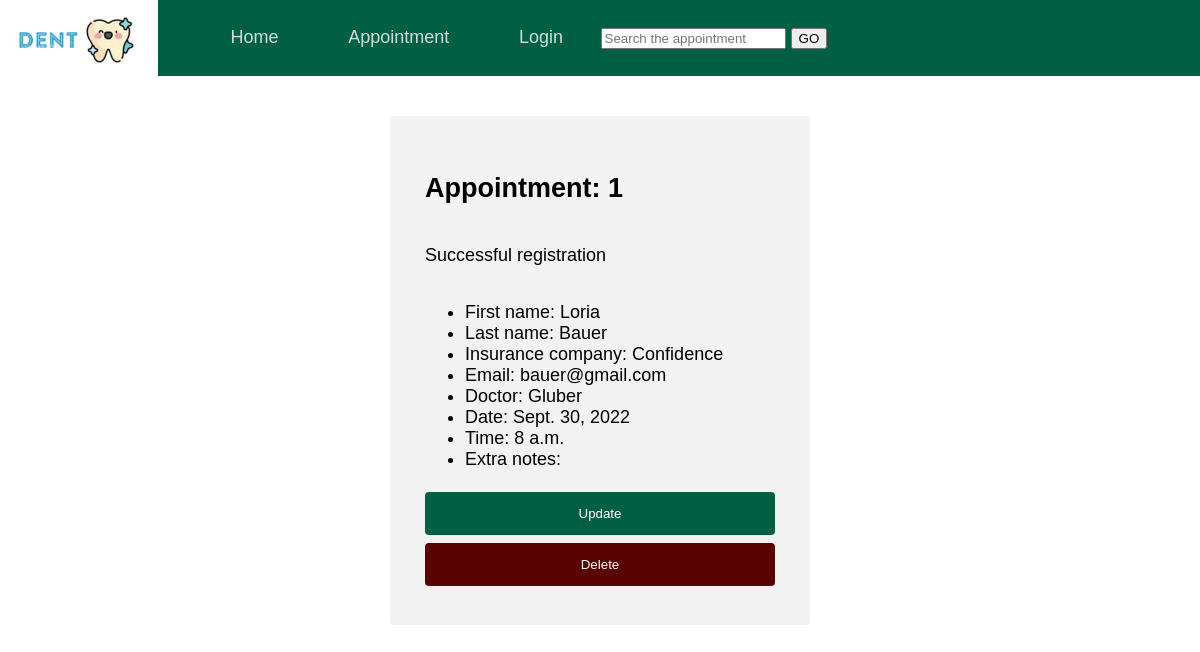
/1/, run on the app's committed database.
### dent/models.py (models this page shows, shortened)
class Appointment(models.Model):
    patient = models.ForeignKey('Patient', on_delete= models.CASCADE)
    doctor = models.ForeignKey('Staff', on_delete = models.CASCADE)
    date = models.DateField(auto_now_add= False)
    time = models.TimeField(auto_now_add=False)
    notes = models.TextField(null=True, blank = True)

class Patient(models.Model):
    COMPANIES = (
        ('GHI', 'GHI'),
        ('Confidence', 'Confidence'),
        ('Union', 'Union'),
    )
    user = models.OneToOneField(User, on_delete=models.CASCADE, null= True, blank = True)
    fname = models.CharField(max_length=100)
    sname = models.CharField(max_length=100)
    insurance_c = models.CharField(max_length=20,choices=COMPANIES)
    cell_phone_num = models.IntegerField()
    email = models.EmailField(max_length= 254, null = True, blank= True)

class Staff(models.Model):
    TITLES = (
        ('Dr', 'Dr'),
        ('MDDr', 'MDDr'),
        ('MUDr', 'MUDr'),
        ('Bc','Bc'),
        ('Mrs', 'Mrs'),
        ('Mr', 'Mr'),
    )
    FIELDS = (
        ('Dental Surgery', 'Dental Surgery'),
        ('Stomatology', 'Stomatology'),
        ('Implantology', 'Implantology'),
        ('Dental Hygiene', 'Dental Hygiene'),
        ('Administrator','Administrator'),
    )
    user = models.OneToOneField(User, on_delete=models.CASCADE)
    title = models.CharField(max_length=20, choices = TITLES)
    fname = models.CharField(max_length = 100)
    sname = models.CharField(max_length= 100)
    about = models.TextField(null= True, blank = True)
    profile_pic = models.ImageField(null = True, blank= True)
    field = models.CharField(max_length=250, choices = FIELDS, default=000)
    def __str__(self):
        return self.sname

### dent/views.py (the view)
# urls.py: path('<int:pk>/',views.detail, name = 'detail'),
def detail(request, pk):
    msg = request.session.get('msg',False)
    if (msg):
        del(request.session['msg'])
    msg = 'Successful registration'
    request.session['msg'] = msg
    appointment = Appointment.objects.get(id=pk)
    ctx = {
        'appointment':appointment,
            'message':msg}
    return render(request, 'dent/detail.html', ctx)

### templates/dent/detail.html (shortened to what this page needs)
{% extends 'dent/main.html' %}
{% block content %}
<div class="container container-relative">
    <h2> Appointment: {{ appointment.id }}</h2>
        {% if message %}
            <p>{{ message }}</p>
        {% endif %}
    <ul>
        <li> First name: {{ appointment.patient.fname }}</li>
        <li> Last name: {{ appointment.patient.sname }}</li>
        <li> Insurance company: {{ appointment.patient.insurance_c }}</li>
        <li> Email: {{ appointment.patient.email }}</li>
        <li> Doctor: {{ appointment.doctor }}</li>
        <li> Date: {{ appointment.date }}</li>
        <li> Time: {{ appointment.time }}</li>
        <li> Extra notes: {{ appointment.notes}}</li>
    </ul>
    <a href = "{% url 'dent:updateregview' appointment.id %}"><button type = 'button' class="submit">Update</button></a>
    <a href = "{% url 'dent:deleteregistration' appointment.id %}"><button type = 'button' class="delete">Delete</button></a>
</div>
{% endblock %}

### static/css/main.css (style rules this page uses)
body { padding:0; margin:0; font-family: Arial, Helvetica, sans-serif; font-size: large; box-sizing: border-box; }
a { text-decoration: none; color: black; }
.container { position: absolute; width:350px; margin:40px auto auto auto; border-radius: 4px; background-color: #f2f2f2; padding: 35px; display: flex; justify-content: center; flex-direction: column; }
.container-relative { position:relative; }
.submit { width: 100%; background-color: #016044; color: white; padding: 14px 20px; margin: 4px 0; border: none; border-radius: 4px; cursor: pointer }
.delete { width: 100%; background-color: rgb(89, 3, 3); color: white; padding: 14px 20px; margin: 4px 0; border: none; border-radius: 4px; cursor: pointer }

### data on the page
Appointment: id "1", patient.fname "Loria", patient.sname "Bauer", patient.insurance_c "Confidence", patient.email "bauer@gmail.com", doctor "Gluber", date "Sept. 30, 2022", time "8 a.m."

### other printed values
{{ message }} "Successful registration"
